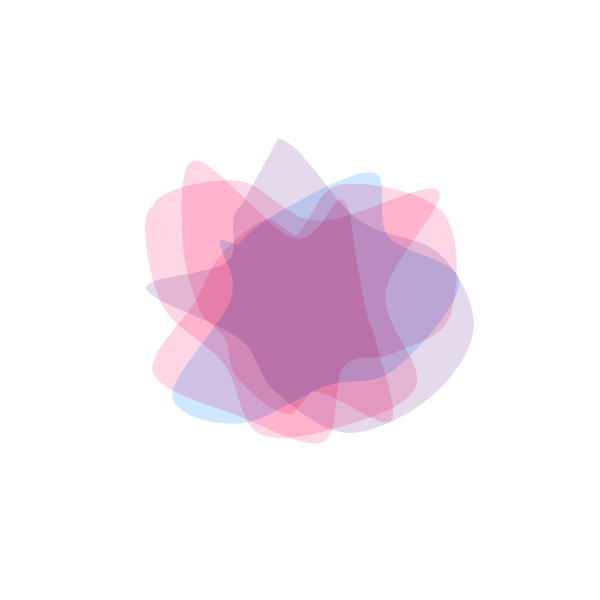
Frame 1 (no input)
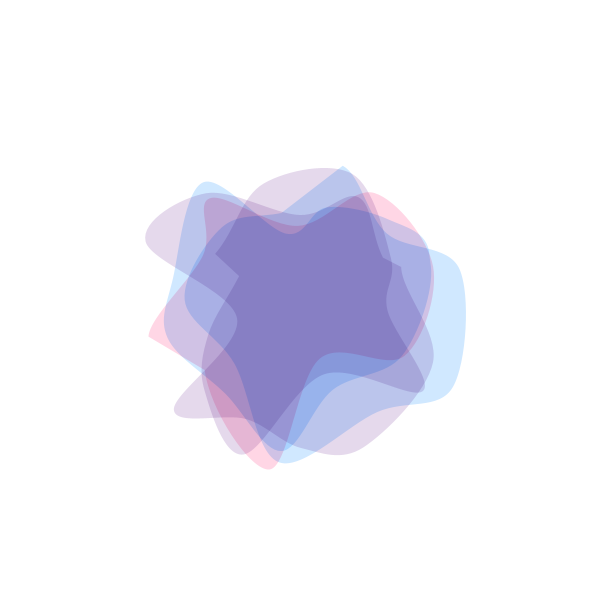
Frame 2 (the mouse pressed at the canvas centre, redrawn once)

The Processing sketch that drew these frames (run headless with seeded random() and noise(); the mouse was pressed at the canvas centre and the sketch redrawn once):

// Processing sketch: image_text_iteration_7
// ── image_text_iteration_7.pde
// Define the colors with an alpha value for transparency
color[] colors = {
  color(162, 210, 255, 128), // Slightly transparent
  color(189, 224, 254, 128),
  color(255, 175, 204, 128),
  color(205, 180, 219, 128)
};

void setup() {
  size(600, 600); // Increased canvas size
  noLoop();
  noStroke();
  smooth();
}

void draw() {
  background(255);
  blendMode(MULTIPLY);

  for (int i = 0; i < 5; i++) {
    fill(colors[(int)random(0,4)]);
    
    // Start the shape
    beginShape();
    float startAngle = random(TWO_PI);
    float endAngle = startAngle + TWO_PI;
    float angle = startAngle;
    float minRadius = width * 0.1;
    float maxRadius = width * 0.3;
    // Smooth the shape's curve by adding points before and after
    float x0 = width / 2 + cos(startAngle - random(PI/8, PI/4)) * random(minRadius, maxRadius);
    float y0 = height / 2 + sin(startAngle - random(PI/8, PI/4)) * random(minRadius, maxRadius);
    curveVertex(x0, y0);
    
    // Create vertices for the shape
    while(angle < endAngle) {
      float radius = random(minRadius, maxRadius);
      float x = width / 2 + cos(angle) * radius;
      float y = height / 2 + sin(angle) * radius;
      curveVertex(x, y);
      // Increase the angle by a random step size each time
      angle += random(PI/8, PI/4);
    }

    // Smooth the shape's curve by adding points before and after
    float x1 = width / 2 + cos(endAngle + random(PI/8, PI/4)) * random(minRadius, maxRadius);
    float y1 = height / 2 + sin(endAngle + random(PI/8, PI/4)) * random(minRadius, maxRadius);
    curveVertex(x1, y1);

    // End the shape
    endShape(CLOSE);
  }
  
  save("iteration_7a.jpg");
}
